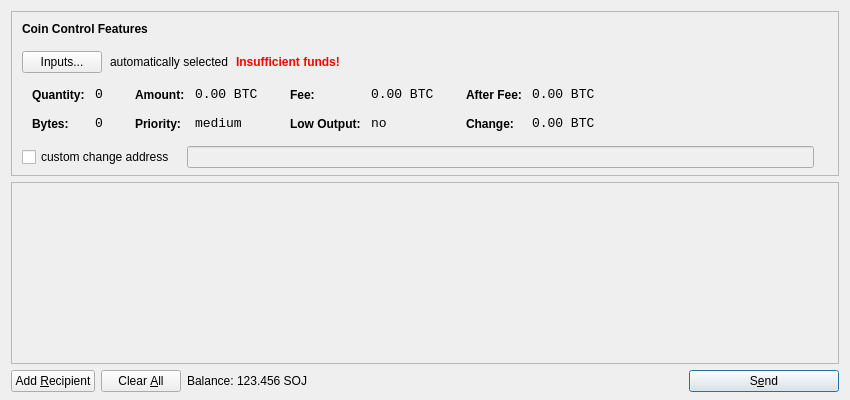
<?xml version="1.0" encoding="UTF-8"?>
<ui version="4.0">
 <class>SendCoinsDialog</class>
 <widget class="QDialog" name="SendCoinsDialog">
  <property name="geometry">
   <rect>
    <x>0</x>
    <y>0</y>
    <width>850</width>
    <height>400</height>
   </rect>
  </property>
  <property name="windowTitle">
   <string>Send Coins</string>
  </property>
  <layout class="QVBoxLayout" name="verticalLayout" stretch="0,1,0">
   <property name="bottomMargin">
    <number>8</number>
   </property>
   <item>
    <widget class="QFrame" name="frameCoinControl">
     <property name="sizePolicy">
      <sizepolicy hsizetype="Expanding" vsizetype="Expanding">
       <horstretch>0</horstretch>
       <verstretch>0</verstretch>
      </sizepolicy>
     </property>
     <property name="maximumSize">
      <size>
       <width>16777215</width>
       <height>16777215</height>
      </size>
     </property>
     <property name="frameShape">
      <enum>QFrame::StyledPanel</enum>
     </property>
     <property name="frameShadow">
      <enum>QFrame::Sunken</enum>
     </property>
     <layout class="QVBoxLayout" name="verticalLayoutCoinControl2">
      <property name="spacing">
       <number>-1</number>
      </property>
      <property name="leftMargin">
       <number>0</number>
      </property>
      <property name="topMargin">
       <number>0</number>
      </property>
      <property name="rightMargin">
       <number>0</number>
      </property>
      <property name="bottomMargin">
       <number>6</number>
      </property>
      <item>
       <layout class="QVBoxLayout" name="verticalLayoutCoinControl" stretch="0,0,0,0,1">
        <property name="spacing">
         <number>0</number>
        </property>
        <property name="leftMargin">
         <number>10</number>
        </property>
        <property name="topMargin">
         <number>10</number>
        </property>
        <item>
         <layout class="QHBoxLayout" name="horizontalLayoutCoinControl1">
          <property name="bottomMargin">
           <number>15</number>
          </property>
          <item>
           <widget class="QLabel" name="labelCoinControlFeatures">
            <property name="sizePolicy">
             <sizepolicy hsizetype="Preferred" vsizetype="Maximum">
              <horstretch>0</horstretch>
              <verstretch>0</verstretch>
             </sizepolicy>
            </property>
            <property name="font">
             <font>
              <weight>75</weight>
              <bold>true</bold>
             </font>
            </property>
            <property name="styleSheet">
             <string notr="true">font-weight:bold;</string>
            </property>
            <property name="text">
             <string>Coin Control Features</string>
            </property>
           </widget>
          </item>
         </layout>
        </item>
        <item>
         <layout class="QHBoxLayout" name="horizontalLayoutCoinControl2" stretch="0,0,0,0">
          <property name="spacing">
           <number>8</number>
          </property>
          <property name="bottomMargin">
           <number>10</number>
          </property>
          <item>
           <widget class="QPushButton" name="pushButtonCoinControl">
            <property name="styleSheet">
             <string notr="true"/>
            </property>
            <property name="text">
             <string>Inputs...</string>
            </property>
           </widget>
          </item>
          <item>
           <widget class="QLabel" name="labelCoinControlAutomaticallySelected">
            <property name="text">
             <string>automatically selected</string>
            </property>
            <property name="margin">
             <number>5</number>
            </property>
           </widget>
          </item>
          <item>
           <widget class="QLabel" name="labelCoinControlInsuffFunds">
            <property name="font">
             <font>
              <weight>75</weight>
              <bold>true</bold>
             </font>
            </property>
            <property name="styleSheet">
             <string notr="true">color:red;font-weight:bold;</string>
            </property>
            <property name="text">
             <string>Insufficient funds!</string>
            </property>
            <property name="margin">
             <number>5</number>
            </property>
           </widget>
          </item>
          <item>
           <spacer name="horizontalSpacerCoinControl">
            <property name="orientation">
             <enum>Qt::Horizontal</enum>
            </property>
            <property name="sizeHint" stdset="0">
             <size>
              <width>40</width>
              <height>1</height>
             </size>
            </property>
           </spacer>
          </item>
         </layout>
        </item>
        <item>
         <widget class="QWidget" name="widgetCoinControl" native="true">
          <property name="sizePolicy">
           <sizepolicy hsizetype="Preferred" vsizetype="Preferred">
            <horstretch>0</horstretch>
            <verstretch>0</verstretch>
           </sizepolicy>
          </property>
          <property name="minimumSize">
           <size>
            <width>0</width>
            <height>0</height>
           </size>
          </property>
          <property name="styleSheet">
           <string notr="true"/>
          </property>
          <layout class="QHBoxLayout" name="horizontalLayoutCoinControl5">
           <property name="margin">
            <number>0</number>
           </property>
           <item>
            <layout class="QHBoxLayout" name="horizontalLayoutCoinControl3" stretch="0,0,0,1">
             <property name="spacing">
              <number>20</number>
             </property>
             <property name="topMargin">
              <number>0</number>
             </property>
             <property name="bottomMargin">
              <number>10</number>
             </property>
             <item>
              <layout class="QFormLayout" name="formLayoutCoinControl1">
               <property name="horizontalSpacing">
                <number>10</number>
               </property>
               <property name="verticalSpacing">
                <number>14</number>
               </property>
               <property name="leftMargin">
                <number>10</number>
               </property>
               <property name="topMargin">
                <number>4</number>
               </property>
               <property name="rightMargin">
                <number>6</number>
               </property>
               <item row="0" column="0">
                <widget class="QLabel" name="labelCoinControlQuantityText">
                 <property name="styleSheet">
                  <string notr="true">font-weight:bold;</string>
                 </property>
                 <property name="text">
                  <string>Quantity:</string>
                 </property>
                 <property name="margin">
                  <number>0</number>
                 </property>
                </widget>
               </item>
               <item row="0" column="1">
                <widget class="QLabel" name="labelCoinControlQuantity">
                 <property name="font">
                  <font>
                   <family>Monospace</family>
                   <pointsize>10</pointsize>
                  </font>
                 </property>
                 <property name="cursor">
                  <cursorShape>IBeamCursor</cursorShape>
                 </property>
                 <property name="contextMenuPolicy">
                  <enum>Qt::ActionsContextMenu</enum>
                 </property>
                 <property name="text">
                  <string notr="true">0</string>
                 </property>
                 <property name="margin">
                  <number>0</number>
                 </property>
                 <property name="textInteractionFlags">
                  <set>Qt::LinksAccessibleByMouse|Qt::TextSelectableByKeyboard|Qt::TextSelectableByMouse</set>
                 </property>
                </widget>
               </item>
               <item row="1" column="0">
                <widget class="QLabel" name="labelCoinControlBytesText">
                 <property name="styleSheet">
                  <string notr="true">font-weight:bold;</string>
                 </property>
                 <property name="text">
                  <string>Bytes:</string>
                 </property>
                </widget>
               </item>
               <item row="1" column="1">
                <widget class="QLabel" name="labelCoinControlBytes">
                 <property name="font">
                  <font>
                   <family>Monospace</family>
                   <pointsize>10</pointsize>
                  </font>
                 </property>
                 <property name="cursor">
                  <cursorShape>IBeamCursor</cursorShape>
                 </property>
                 <property name="contextMenuPolicy">
                  <enum>Qt::ActionsContextMenu</enum>
                 </property>
                 <property name="text">
                  <string notr="true">0</string>
                 </property>
                 <property name="textInteractionFlags">
                  <set>Qt::LinksAccessibleByMouse|Qt::TextSelectableByKeyboard|Qt::TextSelectableByMouse</set>
                 </property>
                </widget>
               </item>
              </layout>
             </item>
             <item>
              <layout class="QFormLayout" name="formLayoutCoinControl2">
               <property name="horizontalSpacing">
                <number>10</number>
               </property>
               <property name="verticalSpacing">
                <number>14</number>
               </property>
               <property name="leftMargin">
                <number>6</number>
               </property>
               <property name="topMargin">
                <number>4</number>
               </property>
               <property name="rightMargin">
                <number>6</number>
               </property>
               <item row="0" column="0">
                <widget class="QLabel" name="labelCoinControlAmountText">
                 <property name="styleSheet">
                  <string notr="true">font-weight:bold;</string>
                 </property>
                 <property name="text">
                  <string>Amount:</string>
                 </property>
                 <property name="margin">
                  <number>0</number>
                 </property>
                </widget>
               </item>
               <item row="0" column="1">
                <widget class="QLabel" name="labelCoinControlAmount">
                 <property name="font">
                  <font>
                   <family>Monospace</family>
                   <pointsize>10</pointsize>
                  </font>
                 </property>
                 <property name="cursor">
                  <cursorShape>IBeamCursor</cursorShape>
                 </property>
                 <property name="contextMenuPolicy">
                  <enum>Qt::ActionsContextMenu</enum>
                 </property>
                 <property name="text">
                  <string notr="true">0.00 BTC</string>
                 </property>
                 <property name="textInteractionFlags">
                  <set>Qt::LinksAccessibleByMouse|Qt::TextSelectableByKeyboard|Qt::TextSelectableByMouse</set>
                 </property>
                </widget>
               </item>
               <item row="1" column="0">
                <widget class="QLabel" name="labelCoinControlPriorityText">
                 <property name="styleSheet">
                  <string notr="true">font-weight:bold;</string>
                 </property>
                 <property name="text">
                  <string>Priority:</string>
                 </property>
                </widget>
               </item>
               <item row="1" column="1">
                <widget class="QLabel" name="labelCoinControlPriority">
                 <property name="font">
                  <font>
                   <family>Monospace</family>
                   <pointsize>10</pointsize>
                  </font>
                 </property>
                 <property name="cursor">
                  <cursorShape>IBeamCursor</cursorShape>
                 </property>
                 <property name="contextMenuPolicy">
                  <enum>Qt::ActionsContextMenu</enum>
                 </property>
                 <property name="text">
                  <string>medium</string>
                 </property>
                 <property name="textInteractionFlags">
                  <set>Qt::LinksAccessibleByMouse|Qt::TextSelectableByKeyboard|Qt::TextSelectableByMouse</set>
                 </property>
                </widget>
               </item>
              </layout>
             </item>
             <item>
              <layout class="QFormLayout" name="formLayoutCoinControl3">
               <property name="horizontalSpacing">
                <number>10</number>
               </property>
               <property name="verticalSpacing">
                <number>14</number>
               </property>
               <property name="leftMargin">
                <number>6</number>
               </property>
               <property name="topMargin">
                <number>4</number>
               </property>
               <property name="rightMargin">
                <number>6</number>
               </property>
               <item row="0" column="0">
                <widget class="QLabel" name="labelCoinControlFeeText">
                 <property name="styleSheet">
                  <string notr="true">font-weight:bold;</string>
                 </property>
                 <property name="text">
                  <string>Fee:</string>
                 </property>
                 <property name="margin">
                  <number>0</number>
                 </property>
                </widget>
               </item>
               <item row="0" column="1">
                <widget class="QLabel" name="labelCoinControlFee">
                 <property name="font">
                  <font>
                   <family>Monospace</family>
                   <pointsize>10</pointsize>
                  </font>
                 </property>
                 <property name="cursor">
                  <cursorShape>IBeamCursor</cursorShape>
                 </property>
                 <property name="contextMenuPolicy">
                  <enum>Qt::ActionsContextMenu</enum>
                 </property>
                 <property name="text">
                  <string notr="true">0.00 BTC</string>
                 </property>
                 <property name="textInteractionFlags">
                  <set>Qt::LinksAccessibleByMouse|Qt::TextSelectableByKeyboard|Qt::TextSelectableByMouse</set>
                 </property>
                </widget>
               </item>
               <item row="1" column="0">
                <widget class="QLabel" name="labelCoinControlLowOutputText">
                 <property name="styleSheet">
                  <string notr="true">font-weight:bold;</string>
                 </property>
                 <property name="text">
                  <string>Low Output:</string>
                 </property>
                </widget>
               </item>
               <item row="1" column="1">
                <widget class="QLabel" name="labelCoinControlLowOutput">
                 <property name="font">
                  <font>
                   <family>Monospace</family>
                   <pointsize>10</pointsize>
                  </font>
                 </property>
                 <property name="cursor">
                  <cursorShape>IBeamCursor</cursorShape>
                 </property>
                 <property name="contextMenuPolicy">
                  <enum>Qt::ActionsContextMenu</enum>
                 </property>
                 <property name="text">
                  <string>no</string>
                 </property>
                 <property name="textInteractionFlags">
                  <set>Qt::LinksAccessibleByMouse|Qt::TextSelectableByKeyboard|Qt::TextSelectableByMouse</set>
                 </property>
                </widget>
               </item>
              </layout>
             </item>
             <item>
              <layout class="QFormLayout" name="formLayoutCoinControl4">
               <property name="horizontalSpacing">
                <number>10</number>
               </property>
               <property name="verticalSpacing">
                <number>14</number>
               </property>
               <property name="leftMargin">
                <number>6</number>
               </property>
               <property name="topMargin">
                <number>4</number>
               </property>
               <property name="rightMargin">
                <number>6</number>
               </property>
               <item row="0" column="0">
                <widget class="QLabel" name="labelCoinControlAfterFeeText">
                 <property name="styleSheet">
                  <string notr="true">font-weight:bold;</string>
                 </property>
                 <property name="text">
                  <string>After Fee:</string>
                 </property>
                 <property name="margin">
                  <number>0</number>
                 </property>
                </widget>
               </item>
               <item row="0" column="1">
                <widget class="QLabel" name="labelCoinControlAfterFee">
                 <property name="font">
                  <font>
                   <family>Monospace</family>
                   <pointsize>10</pointsize>
                  </font>
                 </property>
                 <property name="cursor">
                  <cursorShape>IBeamCursor</cursorShape>
                 </property>
                 <property name="contextMenuPolicy">
                  <enum>Qt::ActionsContextMenu</enum>
                 </property>
                 <property name="text">
                  <string notr="true">0.00 BTC</string>
                 </property>
                 <property name="textInteractionFlags">
                  <set>Qt::LinksAccessibleByMouse|Qt::TextSelectableByKeyboard|Qt::TextSelectableByMouse</set>
                 </property>
                </widget>
               </item>
               <item row="1" column="0">
                <widget class="QLabel" name="labelCoinControlChangeText">
                 <property name="styleSheet">
                  <string notr="true">font-weight:bold;</string>
                 </property>
                 <property name="text">
                  <string>Change:</string>
                 </property>
                </widget>
               </item>
               <item row="1" column="1">
                <widget class="QLabel" name="labelCoinControlChange">
                 <property name="font">
                  <font>
                   <family>Monospace</family>
                   <pointsize>10</pointsize>
                  </font>
                 </property>
                 <property name="cursor">
                  <cursorShape>IBeamCursor</cursorShape>
                 </property>
                 <property name="contextMenuPolicy">
                  <enum>Qt::ActionsContextMenu</enum>
                 </property>
                 <property name="text">
                  <string notr="true">0.00 BTC</string>
                 </property>
                 <property name="textInteractionFlags">
                  <set>Qt::LinksAccessibleByMouse|Qt::TextSelectableByKeyboard|Qt::TextSelectableByMouse</set>
                 </property>
                </widget>
               </item>
              </layout>
             </item>
            </layout>
           </item>
          </layout>
         </widget>
        </item>
        <item>
         <layout class="QHBoxLayout" name="horizontalLayoutCoinControl4" stretch="0,0,0">
          <property name="spacing">
           <number>12</number>
          </property>
          <property name="sizeConstraint">
           <enum>QLayout::SetDefaultConstraint</enum>
          </property>
          <property name="topMargin">
           <number>5</number>
          </property>
          <property name="rightMargin">
           <number>5</number>
          </property>
          <item>
           <widget class="QCheckBox" name="checkBoxCoinControlChange">
            <property name="text">
             <string>custom change address</string>
            </property>
           </widget>
          </item>
          <item>
           <widget class="QLineEdit" name="lineEditCoinControlChange">
            <property name="enabled">
             <bool>false</bool>
            </property>
            <property name="sizePolicy">
             <sizepolicy hsizetype="Expanding" vsizetype="Fixed">
              <horstretch>0</horstretch>
              <verstretch>0</verstretch>
             </sizepolicy>
            </property>
           </widget>
          </item>
          <item>
           <widget class="QLabel" name="labelCoinControlChangeLabel">
            <property name="sizePolicy">
             <sizepolicy hsizetype="Preferred" vsizetype="Expanding">
              <horstretch>0</horstretch>
              <verstretch>0</verstretch>
             </sizepolicy>
            </property>
            <property name="minimumSize">
             <size>
              <width>0</width>
              <height>0</height>
             </size>
            </property>
            <property name="text">
             <string/>
            </property>
            <property name="margin">
             <number>3</number>
            </property>
           </widget>
          </item>
         </layout>
        </item>
        <item>
         <spacer name="verticalSpacerCoinControl">
          <property name="orientation">
           <enum>Qt::Vertical</enum>
          </property>
          <property name="sizeHint" stdset="0">
           <size>
            <width>800</width>
            <height>1</height>
           </size>
          </property>
         </spacer>
        </item>
       </layout>
      </item>
     </layout>
    </widget>
   </item>
   <item>
    <widget class="QScrollArea" name="scrollArea">
     <property name="widgetResizable">
      <bool>true</bool>
     </property>
     <widget class="QWidget" name="scrollAreaWidgetContents">
      <property name="geometry">
       <rect>
        <x>0</x>
        <y>0</y>
        <width>830</width>
        <height>165</height>
       </rect>
      </property>
      <layout class="QVBoxLayout" name="verticalLayout_2">
       <property name="margin">
        <number>0</number>
       </property>
       <item>
        <layout class="QVBoxLayout" name="entries">
         <property name="spacing">
          <number>6</number>
         </property>
        </layout>
       </item>
       <item>
        <spacer name="verticalSpacer">
         <property name="orientation">
          <enum>Qt::Vertical</enum>
         </property>
         <property name="sizeHint" stdset="0">
          <size>
           <width>20</width>
           <height>40</height>
          </size>
         </property>
        </spacer>
       </item>
      </layout>
     </widget>
    </widget>
   </item>
   <item>
    <layout class="QHBoxLayout" name="horizontalLayout">
     <item>
      <widget class="QPushButton" name="addButton">
       <property name="toolTip">
        <string>Send to multiple recipients at once</string>
       </property>
       <property name="text">
        <string>Add &amp;Recipient</string>
       </property>
       <property name="icon">
        <iconset resource="../bitcoin.qrc">
         <normaloff>:/icons/add</normaloff>:/icons/add</iconset>
       </property>
       <property name="autoDefault">
        <bool>false</bool>
       </property>
      </widget>
     </item>
     <item>
      <widget class="QPushButton" name="clearButton">
       <property name="sizePolicy">
        <sizepolicy hsizetype="Minimum" vsizetype="Fixed">
         <horstretch>0</horstretch>
         <verstretch>0</verstretch>
        </sizepolicy>
       </property>
       <property name="toolTip">
        <string>Remove all transaction fields</string>
       </property>
       <property name="text">
        <string>Clear &amp;All</string>
       </property>
       <property name="icon">
        <iconset resource="../bitcoin.qrc">
         <normaloff>:/icons/remove</normaloff>:/icons/remove</iconset>
       </property>
       <property name="autoRepeatDelay">
        <number>300</number>
       </property>
       <property name="autoDefault">
        <bool>false</bool>
       </property>
      </widget>
     </item>
     <item>
      <layout class="QHBoxLayout" name="horizontalLayout_2">
       <property name="spacing">
        <number>3</number>
       </property>
       <item>
        <widget class="QLabel" name="label">
         <property name="text">
          <string>Balance:</string>
         </property>
        </widget>
       </item>
       <item>
        <widget class="QLabel" name="labelBalance">
         <property name="cursor">
          <cursorShape>IBeamCursor</cursorShape>
         </property>
         <property name="text">
          <string>123.456 SOJ</string>
         </property>
         <property name="textInteractionFlags">
          <set>Qt::LinksAccessibleByMouse|Qt::TextSelectableByKeyboard|Qt::TextSelectableByMouse</set>
         </property>
        </widget>
       </item>
      </layout>
     </item>
     <item>
      <spacer name="horizontalSpacer">
       <property name="orientation">
        <enum>Qt::Horizontal</enum>
       </property>
       <property name="sizeHint" stdset="0">
        <size>
         <width>40</width>
         <height>20</height>
        </size>
       </property>
      </spacer>
     </item>
     <item>
      <widget class="QPushButton" name="sendButton">
       <property name="minimumSize">
        <size>
         <width>150</width>
         <height>0</height>
        </size>
       </property>
       <property name="toolTip">
        <string>Confirm the send action</string>
       </property>
       <property name="text">
        <string>S&amp;end</string>
       </property>
       <property name="icon">
        <iconset resource="../bitcoin.qrc">
         <normaloff>:/icons/send</normaloff>:/icons/send</iconset>
       </property>
       <property name="default">
        <bool>true</bool>
       </property>
      </widget>
     </item>
    </layout>
   </item>
  </layout>
 </widget>
 <resources>
  <include location="../bitcoin.qrc"/>
 </resources>
 <connections/>
</ui>
